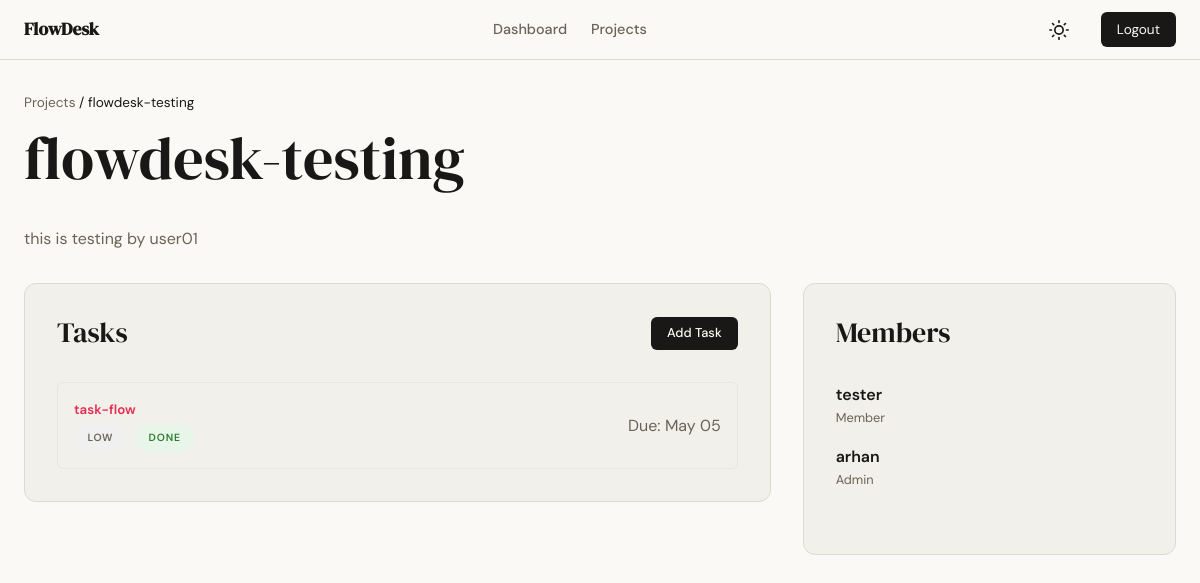
/projects/2 (signed in), run on the app's committed database.
### app/models.py (models this page shows, shortened)
class Project(db.Model):
    id = db.Column(db.Integer, primary_key=True)
    name = db.Column(db.String(120), nullable=False)
    description = db.Column(db.Text)
    created_at = db.Column(db.DateTime, default=lambda: datetime.now(timezone.utc))
    owner_id = db.Column(db.Integer, db.ForeignKey('user.id'), nullable=False)
    members = db.relationship('ProjectMember', backref='project', lazy=True, cascade='all, delete-orphan')
    tasks = db.relationship('Task', backref='project', lazy=True, cascade='all, delete-orphan')

class Task(db.Model):
    id = db.Column(db.Integer, primary_key=True)
    title = db.Column(db.String(200), nullable=False)
    description = db.Column(db.Text)
    status = db.Column(db.Enum('todo', 'in_progress', 'done', name='task_status'), default='todo')
    priority = db.Column(db.Enum('low', 'medium', 'high', name='task_priority'), default='medium')
    due_date = db.Column(db.Date)
    created_at = db.Column(db.DateTime, default=lambda: datetime.now(timezone.utc))
    updated_at = db.Column(db.DateTime, default=lambda: datetime.now(timezone.utc), onupdate=lambda: datetime.now(timezone.utc))
    project_id = db.Column(db.Integer, db.ForeignKey('project.id'), nullable=False)
    created_by = db.Column(db.Integer, db.ForeignKey('user.id'), nullable=False)
    assigned_to = db.Column(db.Integer, db.ForeignKey('user.id'))

class ProjectMember(db.Model):
    id = db.Column(db.Integer, primary_key=True)
    project_id = db.Column(db.Integer, db.ForeignKey('project.id'), nullable=False)
    user_id = db.Column(db.Integer, db.ForeignKey('user.id'), nullable=False)
    role = db.Column(db.Enum('admin', 'member', name='user_roles'), default='member')
    joined_at = db.Column(db.DateTime, default=lambda: datetime.now(timezone.utc))
    __table_args__ = (db.UniqueConstraint('project_id', 'user_id', name='_project_user_uc'),)

class User(db.Model, UserMixin):
    id = db.Column(db.Integer, primary_key=True)
    username = db.Column(db.String(80), unique=True, nullable=False)
    email = db.Column(db.String(120), unique=True, nullable=False)
    password_hash = db.Column(db.String(256), nullable=False)
    created_at = db.Column(db.DateTime, default=lambda: datetime.now(timezone.utc))
    owned_projects = db.relationship('Project', backref='owner', lazy=True)
    project_memberships = db.relationship('ProjectMember', backref='user', lazy=True)
    created_tasks = db.relationship('Task', foreign_keys='Task.created_by', backref='creator', lazy=True)
    assigned_tasks = db.relationship('Task', foreign_keys='Task.assigned_to', backref='assignee', lazy=True)

### app/projects/routes.py (the view)
@projects.route('/<int:id>')
@login_required
def detail(id):
    project = Project.query.get_or_404(id)
    role = get_project_role(id)
    if not role:
        abort(403) # User is not a member of this project
    return render_template('projects/detail.html', project=project, role=role)

### app/projects/routes.py (called while the page is built)
def get_project_role(project_id):
    member = ProjectMember.query.filter_by(project_id=project_id, user_id=current_user.id).first()
    return member.role if member else None

### app/templates/projects/detail.html (shortened to what this page needs)
{% extends "base.html" %}
{% block content %}
<header class="mb-4">
    <div class="flex-between">
        <div>
            <nav style="font-size: 0.85rem; margin-bottom: 0.5rem;">
                <a href="{{ url_for('projects.list_projects') }}" class="text-muted">Projects</a> / {{ project.name }}
            </nav>
            <h1>{{ project.name }}</h1>
        </div>
    </div>
    <p class="lead text-muted mt-4">{{ project.description or 'No description provided.' }}</p>
</header>
<div style="display: grid; grid-template-columns: 2fr 1fr; gap: 2rem;">
    <section>
        <div class="card">
            <div class="flex-between mb-4">
                <h3>Tasks</h3>
                <a href="{{ url_for('tasks.create', project_id=project.id) }}" class="btn btn-primary" style="padding: 0.4rem 1rem; font-size: 0.8rem;">Add Task</a>
            </div>
            <div style="display: flex; flex-direction: column; gap: 1rem;">
                {% for task in project.tasks %}
                    <a href="{{ url_for('tasks.detail', id=task.id) }}" class="flex-between" style="padding: 1rem; border: 1px solid var(--border-soft); border-radius: var(--radius-sm); transition: 0.2s;">
                        <div>
                            <h5 style="font-weight: 600;">{{ task.title }}</h5>
                            <div style="display: flex; gap: 0.5rem; margin-top: 0.25rem;">
                                <span class="badge badge-{{ task.priority }}" style="font-size: 0.65rem;">{{ task.priority }}</span>
                                <span class="badge badge-{{ task.status }}" style="font-size: 0.65rem;">{{ task.status|replace('_', ' ') }}</span>
                            </div>
                        </div>
                        <div class="text-muted small" style="text-align: right;">
                            Due: {{ task.due_date.strftime('%b %d') if task.due_date else 'No date' }}
                        </div>
                    </a>
                {% else %}
                    <p class="text-muted" style="text-align: center; padding: 3rem;">No tasks created yet.</p>
                {% endfor %}
            </div>
        </div>
    </section>
    <aside>
        <div class="card">
            <h3 class="mb-4">Members</h3>
            <div style="display: flex; flex-direction: column; gap: 1rem; margin-bottom: 2rem;">
                {% for member in project.members %}
                    <div class="flex-between">
                        <div>
                            <div style="font-weight: 600;">{{ member.user.username }}</div>
                            <div class="text-muted" style="font-size: 0.8rem; text-transform: capitalize;">{{ member.role }}</div>
                        </div>
                    </div>
                {% endfor %}
            </div>
        </div>
    </aside>
</div>
{% endblock %}

### app/static/css/style.css (style rules this page uses)
:root { --ink: #1a1816; --ink-soft: #3d3a36; --ink-muted: #6b6357; --ink-faint: #9a9088; --paper: #faf9f5; --paper-warm: #f2f0eb; --paper-card: #f2f0eb; --accent: #E52b50; --accent-light: #fdecea; --danger: #c0392b; --danger-light: #fdecea; --success: #2e7d32; --success-light: #e8f5e9; --info: #1a6fa8; --info-light: #e8f4fd; --warning: #b8860b; --warning-light: #fff8e1; --border: #dcdad2; --border-soft: #e8e6df; --font-display: 'DM Serif Display', Georgia, serif; --font-body: 'DM Sans', system-ui, sans-serif; --max-width: 1200px; --auth-width: 440px; --radius-sm: 6px; --radius-md: 12px; --radius-lg: 20px; }
* { box-sizing: border-box; margin: 0; padding: 0; }
body { font-family: var(--font-body); background-color: var(--paper); color: var(--ink); line-height: 1.6; transition: background-color 0.3s, color 0.3s; min-height: 100vh; }
h1, h2, h3, h4, .display-font { font-family: var(--font-display); font-weight: 400; line-height: 1.2; }
h1 { font-size: clamp(2.5rem, 5vw, 4rem); }
h3 { font-size: 1.75rem; }
a { color: var(--accent); text-decoration: none; transition: 0.2s ease; }
.btn { display: inline-block; padding: 0.65rem 1.5rem; font-size: 0.9rem; font-weight: 500; border-radius: var(--radius-sm); cursor: pointer; transition: 0.2s ease; border: none; text-align: center; }
.btn-primary { background-color: var(--ink); color: var(--paper); }
.card { background-color: var(--paper-card); border: 1px solid var(--border); border-radius: var(--radius-md); padding: 2rem; margin-bottom: 1.5rem; }
::placeholder { color: var(--ink-faint); }
.badge { display: inline-block; padding: 0.35rem 0.85rem; border-radius: 999px; font-size: 0.75rem; font-weight: 600; letter-spacing: 0.08em; text-transform: uppercase; }
.badge-low { background-color: #f0f0f0; color: var(--ink-muted); }
.badge-done { background-color: #e8f5e9; color: #2e7d32; }
.text-muted { color: var(--ink-muted); }
.mt-4 { margin-top: 2rem; }
.mb-4 { margin-bottom: 2rem; }
.flex-between { display: flex; justify-content: space-between; align-items: center; }

### data on the page
Project: name "flowdesk-testing", description "this is testing by user01"
Task: title "task-flow", priority "LOW", status "DONE", due_date "May 05"
ProjectMember: user.username "tester", role "Member"
ProjectMember: user.username "arhan", role "Admin"
